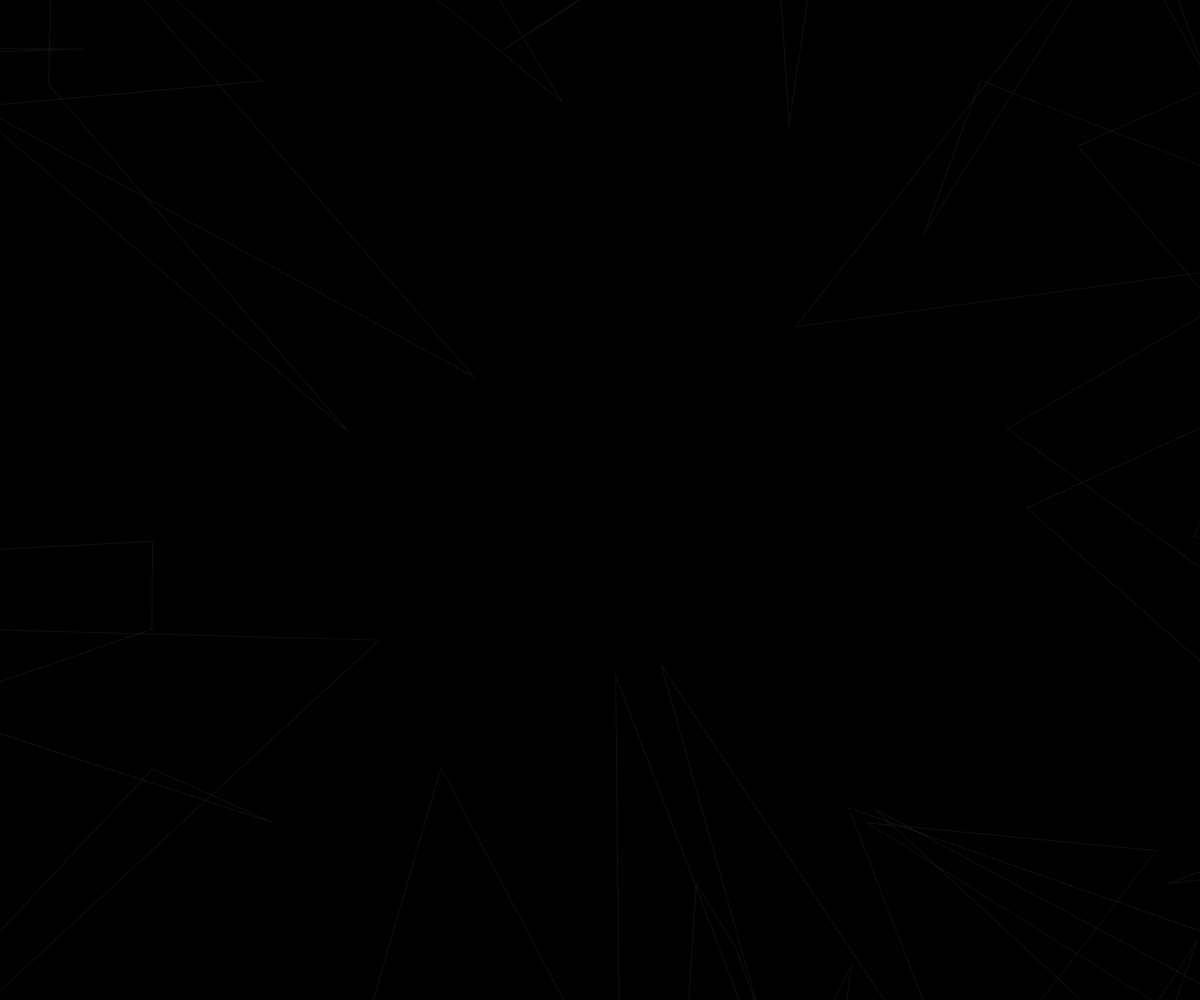
Frame 1 (no input)
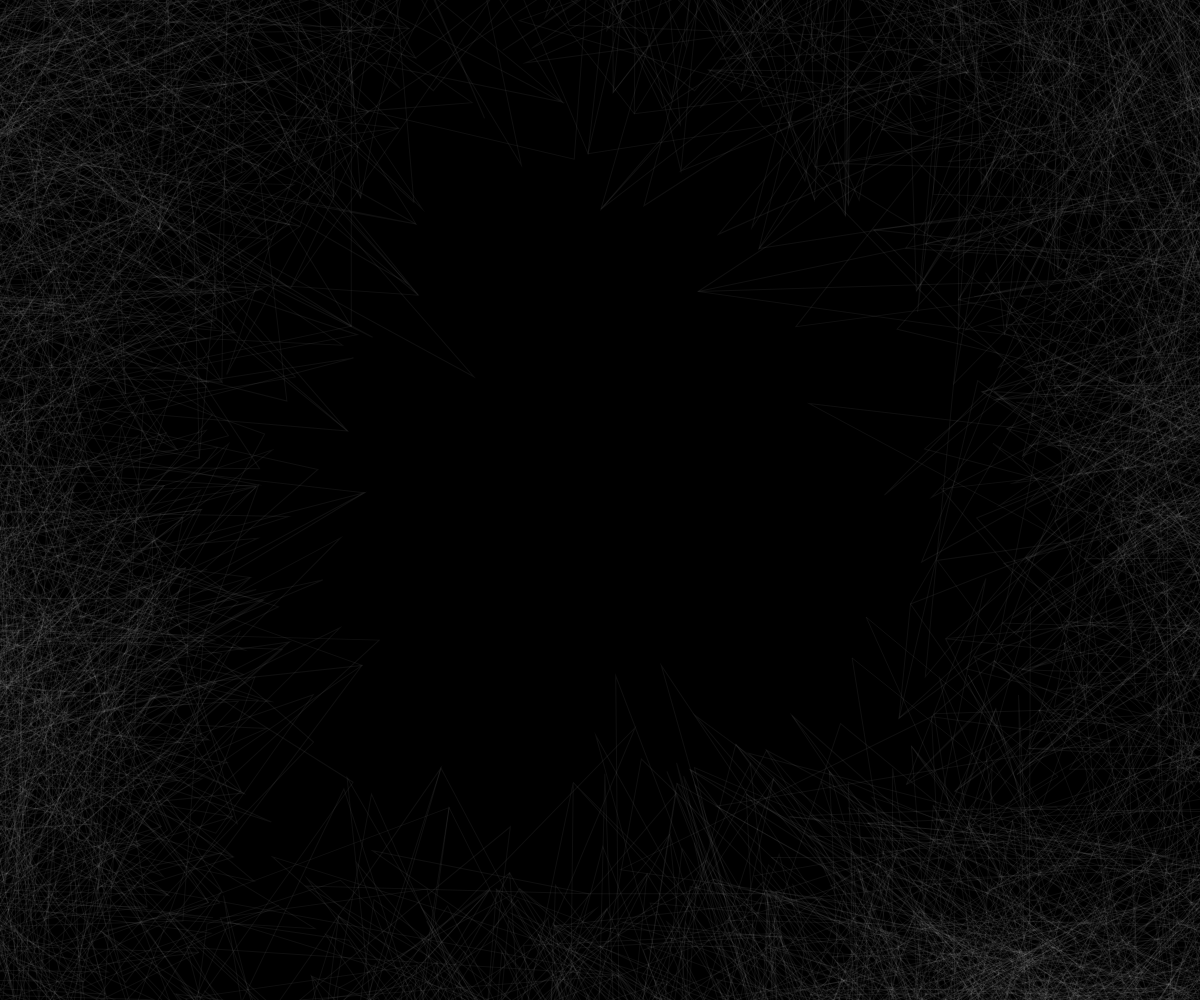
Frame 60 (no input)
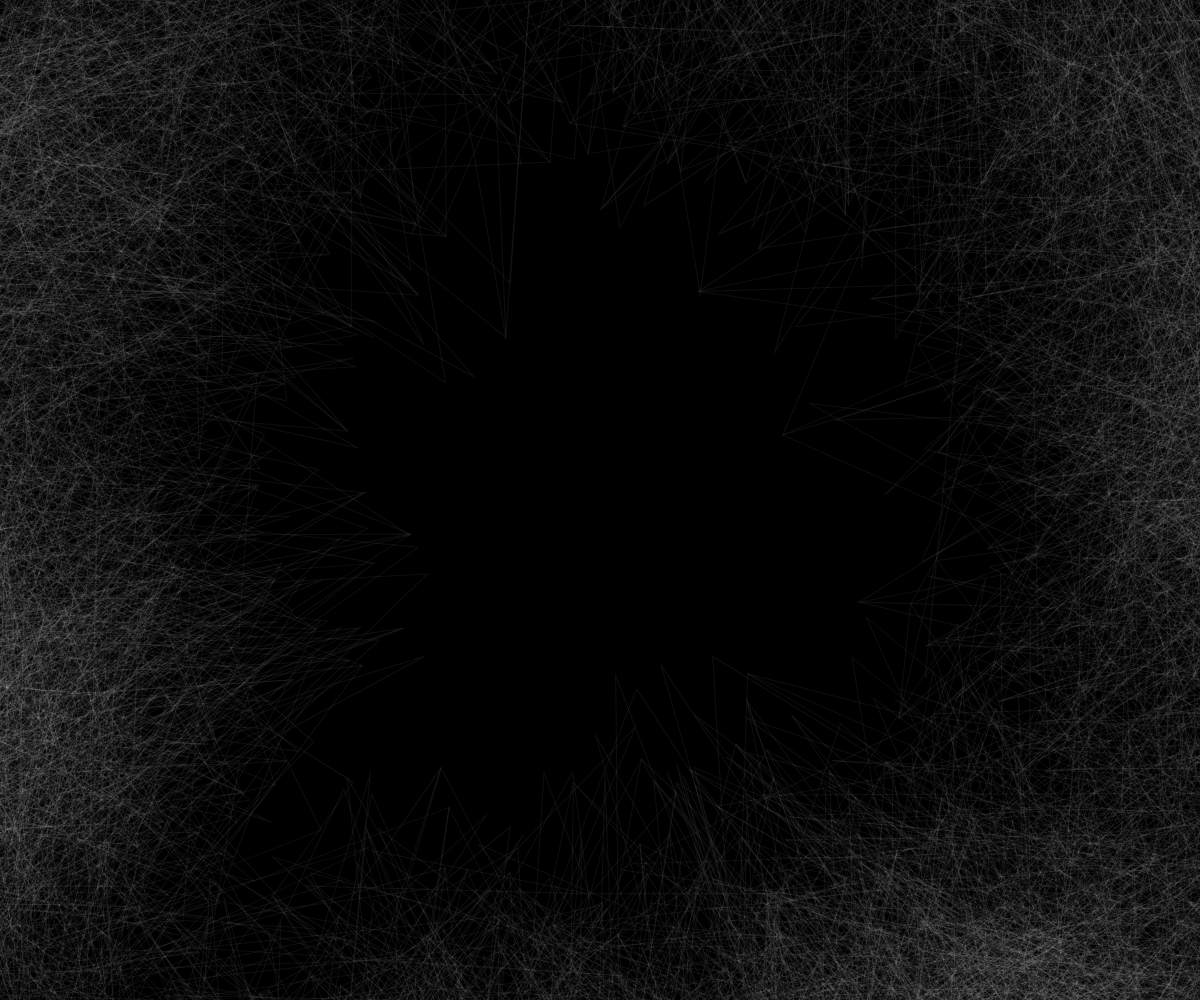
Frame 120 (the mouse pressed at the canvas centre since frame 60)

The p5.js sketch that drew these frames (run headless with seeded random() and noise() and a simulated clock; from frame 60 on, the mouse is pressed at the canvas centre):

// p5.js sketch
// ── sketch.js
var t;

function setup() {
  createCanvas(windowWidth,windowHeight);
  background(0);
  stroke(255, 15);
  noFill();
  t = 0;
}

function draw() {  
  translate(width/2, height/2);
  
  for (var i=0; i < 30; i++) {
   
    rotate(i / 5.0);
 
    var x1 =  width * noise(t + 10);
  var x2 = width * noise(t + 20);
  var x3 = width * noise(t + 30);
  var x4 = width * noise(t + 40);
  var y1 = height * noise(t + 50);
  var y2 = height * noise(t + 60);
  var y3 = height * noise(t + 70);
  var y4 = height * noise(t + 80);

  quad(x1, y1, x2, y2, x3, y3, x4, y4);

  t += 1;

  if (frameCount % 600 == 0) {
  background(0);  
 
}
}
}
